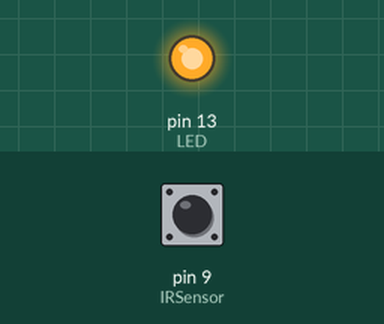
Bench run of a sketch on a simulated Arduino Uno, built with avr-gcc and run on an emulated ATmega328P. Shown: output pins drawn as LEDs (lit = HIGH). Dashed ring = blinking. The inputs (shaded band) are chosen by the test bench; at power-on: pin 9 (IRSensor) LOW. What the sketch prints to the serial monitor is not drawn.

Above: at 1.2 s.
1.3 s: pin 9 (IRSensor) driven HIGH
At 2.0 s:
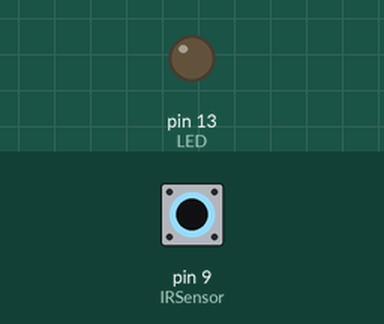
2.8 s: pin 9 (IRSensor) driven LOW
At 3.1 s:
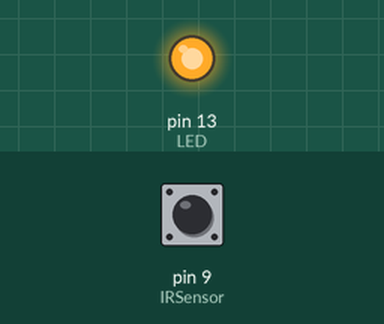
5.8 s: pin 9 (IRSensor) pulsed HIGH 2 times (0.12 s each, 0.3 s apart)
At 6.01 s:
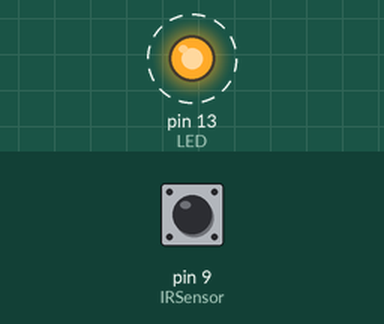
9.4 s: pin 9 (IRSensor) pulsed HIGH 5 times (0.12 s each, 0.3 s apart)
At 11.0 s:
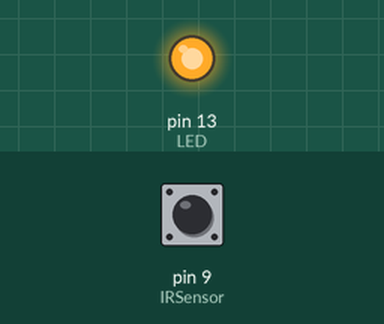
Timing chart, 0 to 12.5 s (numbered marks = the images above; inputs shaded):
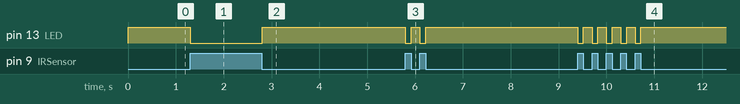

Measured:
- after the input at 1.3 s, pin 13 (LED): HIGH → LOW at once
- after the input at 2.8 s, pin 13 (LED): LOW → HIGH at once
- after the input at 5.8 s, pin 13 (LED): alternates HIGH for 0.18 s and LOW for 0.12 s, 4 changes in all, then stays HIGH, starting at once
- after the input at 9.4 s, pin 13 (LED): alternates HIGH for 0.18 s and LOW for 0.12 s, 10 changes in all, then stays HIGH, starting at once

The sketch:

IR_noLED.ino
```cpp
int IRSensor = 9; // connect IR sensor module to Arduino pin D9
int LED = 13; // connect LED to Arduino pin 13
void setup(){
  Serial.begin(115200); // Init Serial at 115200 Baud Rate.
  Serial.println("Serial Working"); // Test to check if serial is working or not
  pinMode(IRSensor, INPUT); // IR Sensor pin INPUT
  pinMode(LED, OUTPUT); // LED Pin Output
}

void loop(){
  int sensorStatus = digitalRead(IRSensor); // Set the GPIO as Input
  if (sensorStatus == 1) // Check if the pin high or not
  {
    // if the pin is high turn off the onboard Led
    digitalWrite(LED, LOW); // LED LOW
    Serial.println("Motion Detected!"); // print Motion Detected! on the serial monitor window
  }
  else  {
    //else turn on the onboard LED
    digitalWrite(LED, HIGH); // LED High
    Serial.println("Motion Ended!"); // print Motion Ended! on the serial monitor window
  }
}
```
